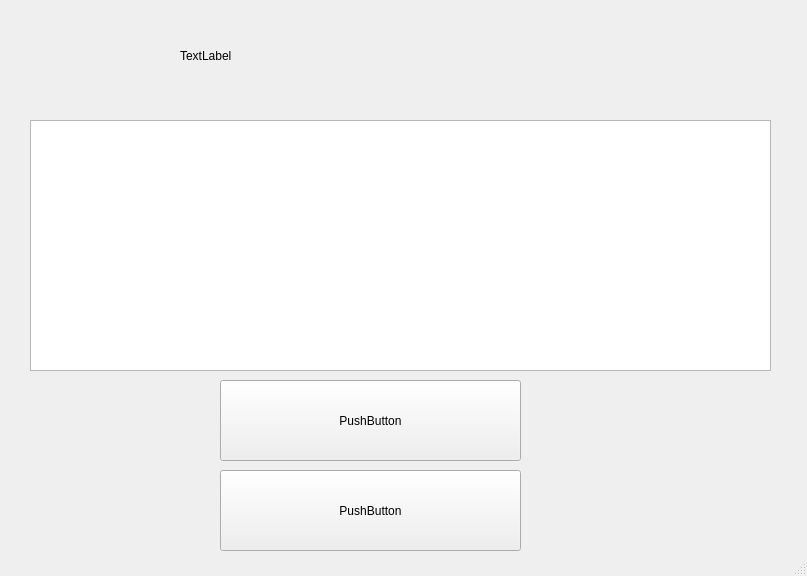
<?xml version="1.0" encoding="UTF-8"?>
<ui version="4.0">
 <class>MainWindow</class>
 <widget class="QMainWindow" name="MainWindow">
  <property name="geometry">
   <rect>
    <x>0</x>
    <y>0</y>
    <width>807</width>
    <height>576</height>
   </rect>
  </property>
  <property name="maximumSize">
   <size>
    <width>807</width>
    <height>576</height>
   </size>
  </property>
  <property name="windowTitle">
   <string>MainWindow</string>
  </property>
  <widget class="QWidget" name="centralwidget">
   <widget class="QPushButton" name="pushButton">
    <property name="geometry">
     <rect>
      <x>220</x>
      <y>380</y>
      <width>301</width>
      <height>81</height>
     </rect>
    </property>
    <property name="text">
     <string>PushButton</string>
    </property>
   </widget>
   <widget class="QPlainTextEdit" name="plainTextEdit">
    <property name="geometry">
     <rect>
      <x>30</x>
      <y>120</y>
      <width>741</width>
      <height>251</height>
     </rect>
    </property>
   </widget>
   <widget class="QLabel" name="label">
    <property name="geometry">
     <rect>
      <x>180</x>
      <y>30</y>
      <width>511</width>
      <height>51</height>
     </rect>
    </property>
    <property name="text">
     <string>TextLabel</string>
    </property>
   </widget>
   <widget class="QPushButton" name="pushButton_2">
    <property name="geometry">
     <rect>
      <x>220</x>
      <y>470</y>
      <width>301</width>
      <height>81</height>
     </rect>
    </property>
    <property name="text">
     <string>PushButton</string>
    </property>
   </widget>
  </widget>
  <widget class="QStatusBar" name="statusbar"/>
 </widget>
 <resources/>
 <connections/>
</ui>
